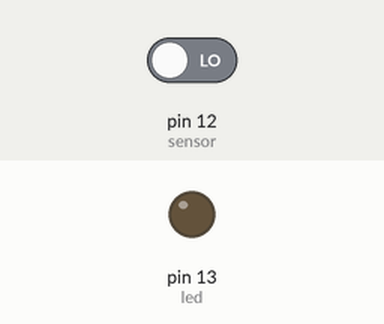
Recording of a sketch running on a simulated Arduino Uno, built with avr-gcc and run on an emulated ATmega328P. On the bench: output pins drawn as LEDs (lit = HIGH). The test bench sets the inputs (shaded band); at power-on: pin 12 (sensor) LOW.

Above: at 1.2 s.
1.3 s: pin 12 (sensor) driven HIGH
At 2.5 s:
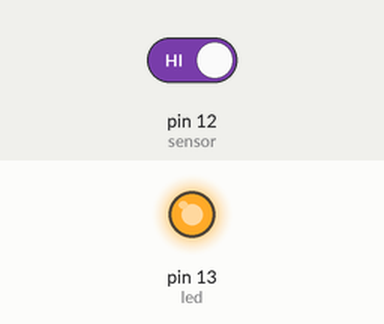
2.8 s: pin 12 (sensor) driven LOW
At 3.8 s:
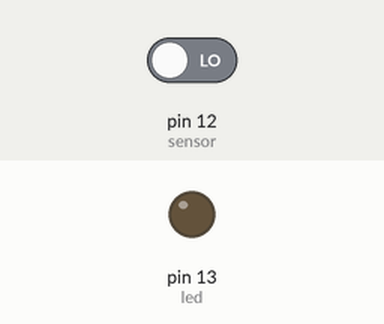
Timing chart, 0 to 5.8 s (numbered marks = the images above; inputs shaded):
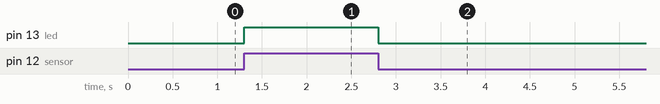

The sketch:

hit_sensor.ino
```cpp
//This is based on the provided example program

int led = 13;
int sensor = 12;

int value = 0;
int prevValue = 0;

void setup() {
    pinMode(led,OUTPUT);
    pinMode(sensor,INPUT);
}

void loop() {
    int value = digitalRead(sensor);
    digitalWrite(led,value);

    //pause if there was a change, because otherwise it'd have all of
    //a 1/4 second of output before resuming as usual
    if (value != prevValue) {
        delay(1000);
        prevValue = value;
    }
}
```

Measured:
- after the input at 1.3 s, pin 13 (led): LOW → HIGH at once
- after the input at 2.8 s, pin 13 (led): HIGH → LOW at once
